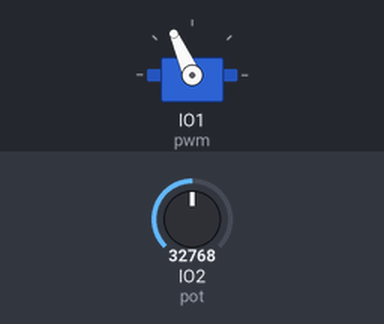
Bench run of a program on a simulated ESP32 board running CircuitPython. On the bench: servo. The test bench sets the inputs (shaded band); at power-on: IO2 (pot) = 32768 (analog values on the 0–65535 scale).

Above: at 1.2 s.
1.3 s: IO2 (pot) set to 45874
At 2.3 s:
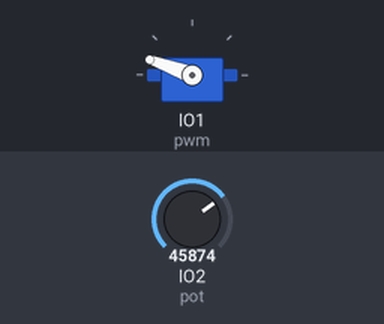
2.8 s: IO2 (pot) set to 57670
At 3.5 s:
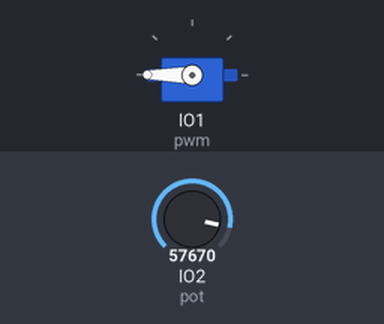
4.3 s: IO2 (pot) set to 19660
At 4.7 s:
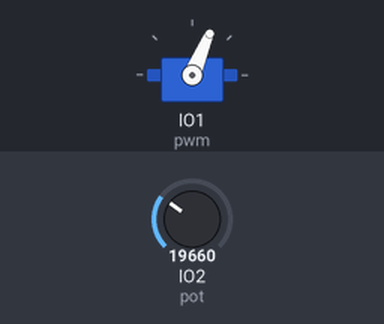
5.8 s: IO2 (pot) set to 7864
At 7.0 s:
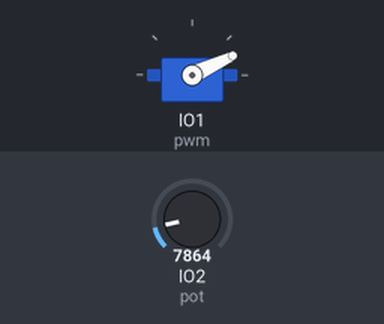
7.3 s: IO2 (pot) set to 0
At 8.4 s:
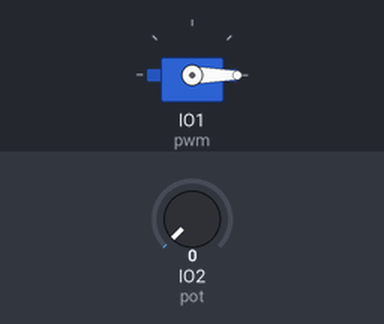
8.8 s: IO2 (pot) set to 32767
At 9.5 s:
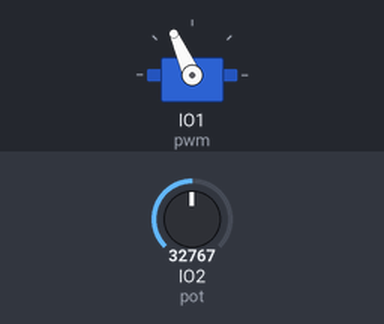
Timing chart, 0 to 11.3 s (numbered marks = the images above; inputs shaded):
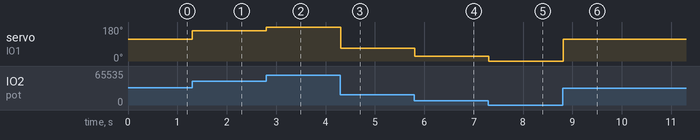

The program:

exemplo_2.py
```python
import board
import pwmio
from adafruit_motor import servo
import simpleio
import math
from analogio import AnalogIn
from time import sleep

pin = board.IO1
pwm = pwmio.PWMOut(pin, frequency = 50)
my_servo = servo.Servo(pwm)

potPin = board.IO2
pot = AnalogIn(potPin)

def converter(pin):
    pinValue = pin.value
    mapValue = math.trunc(simpleio.map_range
           	(pinValue, 536, 51355, 0, 180))
    return mapValue

while True:
    angle = converter(pot)
    my_servo.angle = angle
    sleep(0.1)
```

Measured:
- after the input at 1.3 s, servo on IO1 (pwm): 114° → 160° at once
- after the input at 2.8 s, servo on IO1 (pwm): 160° → 180° at once
- after the input at 4.3 s, servo on IO1 (pwm): 180° → 67° at once
- after the input at 5.8 s, servo on IO1 (pwm): 67° → 25° at once
- after the input at 7.3 s, servo on IO1 (pwm): 25° → 0° at once
- after the input at 8.8 s, servo on IO1 (pwm): 0° → 114° at once
